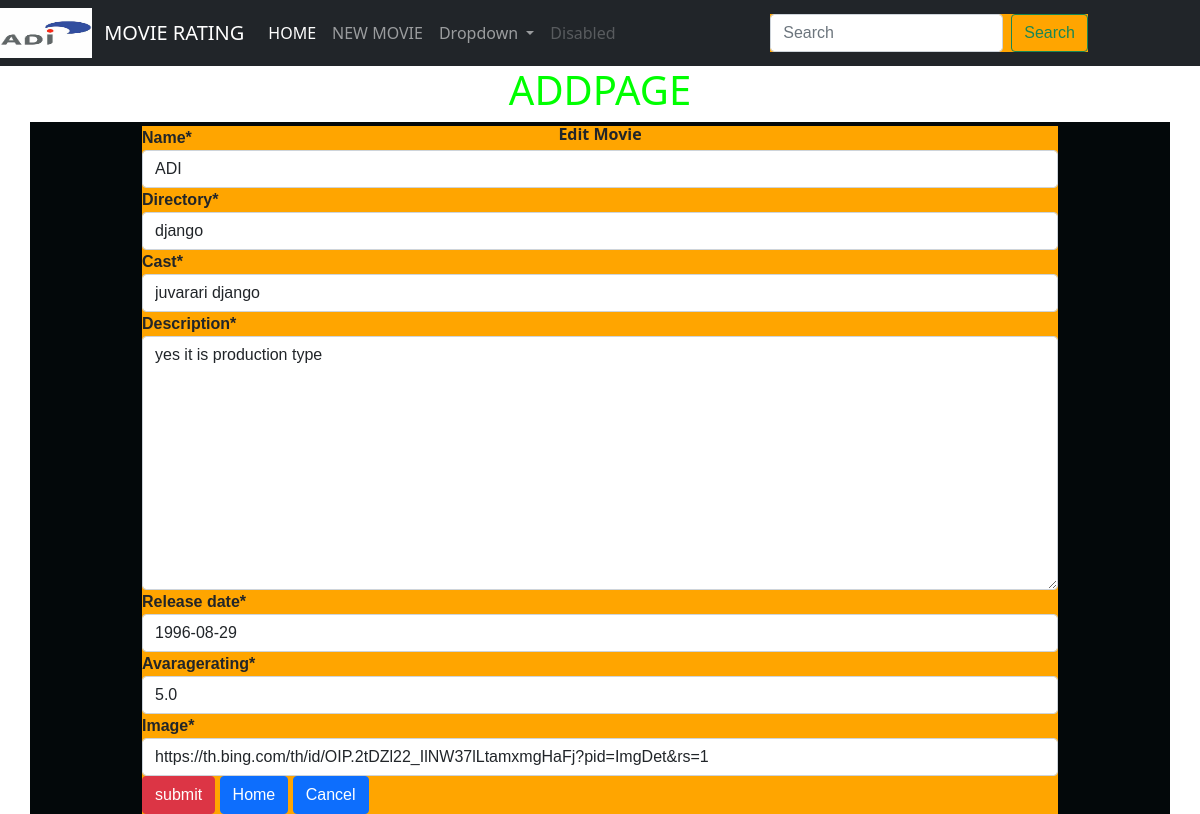
The page /edit/15/ on the database its author committed.
### mainapp/models.py (models this page shows, shortened)
class Movie(models.Model):
    name = models.CharField(max_length=400)
    directory = models.CharField(max_length=380)
    cast = models.CharField(max_length=200)
    description = models.TextField(max_length=502)
    release_date = models.DateField()
    avaragerating = models.FloatField(default=0)
    image = models.URLField(default=None,null=True)

### mainapp/views.py (the view)
# urls.py: path('edit/<int:id>/',views.edit_movies,name="edit_movies"),
def edit_movies(request, id):
    movie = Movie.objects.get(id = id)
    if request.method == "POST":
        form = MovieForm(request.POST or None, instance=movie)
        if form.is_valid():
            data = form.save(commit=False)
            data.save()
            return redirect("home")
    else:
        form = MovieForm(instance=movie)
    return render(request,'mainapp/addmovie.html',{"i":form,"controller" : "Edit Movie"})

### mainapp/forms.py
class MovieForm(forms.ModelForm):
    class Meta:
        model = Movie
        fields =('name','directory','cast','description','release_date','avaragerating','image')

### mainapp/templates/mainapp/addmovie.html (shortened to what this page needs)
{% extends 'mainapp/base.html' %}
{% load static %}
{% load crispy_forms_tags %}
{% block content %}
<h1 style="border-color: lightseagreen;text-align: center;color:lime;">ADDPAGE</h1>
<div class="container">
    <div class="card-content">
        <div class="text-center">{{ controller }}</div>
    </div>
    <form action="" method="POST">
        {{ i| crispy }}
        <input type="submit" class="btn btn-danger" value="submit">
        <a href="{% url 'home' %}" class="btn btn-primary">Home</a>
        <a href="{% url 'add_movies' %}" class="btn btn-primary">Cancel</a>
    </form>
</div>
{% endblock %}

### mainapp/templates/mainapp/base.html (shortened to what this page needs)
{% load static %}
<!doctype html>
<html lang="en">
  <head>
    <link href="https://cdn.jsdelivr.net/npm/bootstrap@5.0.1/dist/css/bootstrap.min.css" rel="stylesheet">
    <link rel="stylesheet" href="{% static 'mainapp/css/home.css' %}">
  </head>
  <body>
    <nav class="navbar navbar-expand-lg navbar-dark bg-dark">
      <img src="{% static 'mainapp/images/logo.jpg' %}" alt="no_logo" style="width:100px;height:50px;border-color:lightcyan">
        <div class="container-fluid">
          <a class="navbar-brand" href="{% url 'home' %}">MOVIE RATING</a>
          <div class="collapse navbar-collapse" id="navbarSupportedContent">
            <ul class="navbar-nav me-auto mb-2 mb-lg-0">
              <li class="nav-item">
                <a class="nav-link active" aria-current="page" href="{% url 'home' %}">HOME</a>
              </li>
              <li class="nav-item">
                <a class="nav-link" href="{% url 'add_movies' %}">NEW MOVIE</a>
              </li>
              <li class="nav-item dropdown">
                <a class="nav-link dropdown-toggle" href="#" id="navbarDropdown" role="button" data-bs-toggle="dropdown" aria-expanded="false">
                  Dropdown
                </a>
              </li>
              <li class="nav-item">
                <a class="nav-link disabled" href="#" tabindex="-1" aria-disabled="true">Disabled</a>
              </li>
            </ul>
            <form class="d-flex">
              <input class="form-control me-2" type="search" placeholder="Search" aria-label="Search">
              <button class="btn btn-outline-success" type="submit">Search</button>
            </form>
          </div>
        </div>
      </nav>
      {% block content %}
      {% endblock content %}
</body>
</html>

### mainapp/static/mainapp/css/home.css (style rules this page uses)
.container { background-color: #03080a; width: 100%; height: 100%; position: sticky; font-weight: 600; }

### mainapp/templates/mainapp/base.html (style rules this page uses)
body { background-image: url(https://th.bing.com/th/id/OIP.QnO3wiryS51LreBcKM3CrAHaLH?pid=ImgDet&rs=1); background-size: cover; background-repeat: no-repeat; }

### mainapp/templates/mainapp/addmovie.html (style rules this page uses)
form ,i { background: orange; font-family: Arial, Helvetica, sans-serif; margin: -20px 100px; }

### rows shown on the page
Movie: name "ADI", directory "django", cast "juvarari django", description "yes it is production type", release_date "1996-08-29", avaragerating "5.0", image "https://th.bing.com/th/id/OIP.2tDZl22_IlNW37lLtamxmgHaFj?pid=ImgDet&rs=1"

### other values the page prints
{{ controller }} "Edit Movie"
